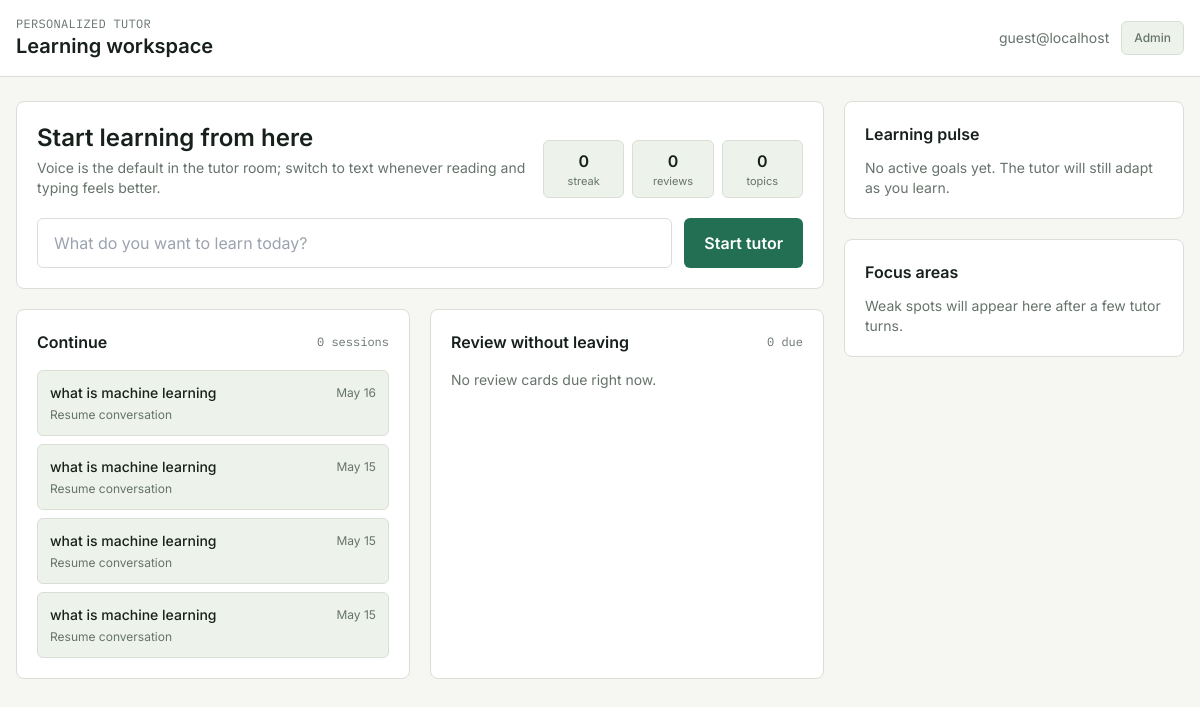
Page /api/ on the earlier database version.
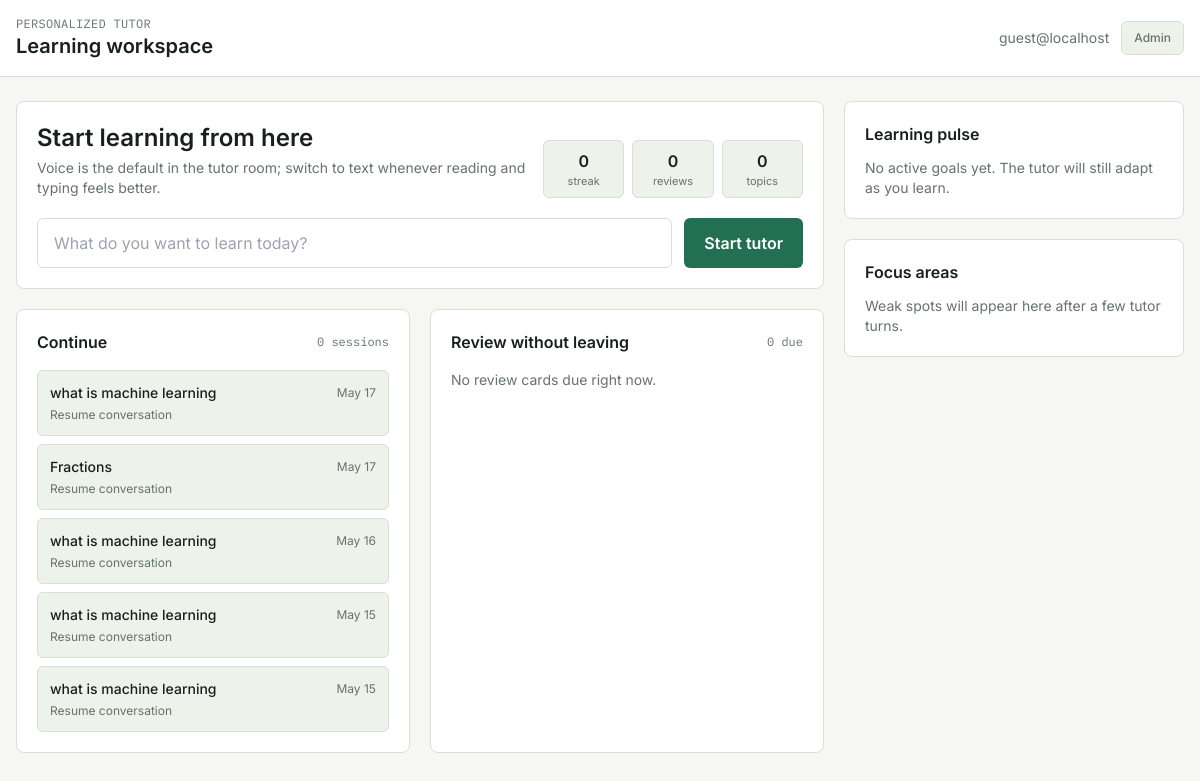
Same page on the later database version.
### apps/accounts/models.py (models this page shows, shortened)
class LearnerProfile(models.Model):
    DIFFICULTY_CHOICES = [
        ("beginner", "Beginner"),
        ("intermediate", "Intermediate"),
        ("advanced", "Advanced"),
    ]
    PACE_CHOICES = [
        ("slow", "Slow & Thorough"),
        ("normal", "Normal"),
        ("fast", "Fast-Paced"),
    ]
    user = models.OneToOneField(User, on_delete=models.CASCADE, related_name="profile")
    preferred_difficulty = models.CharField(max_length=20, choices=DIFFICULTY_CHOICES, default="beginner")
    preferred_pace = models.CharField(max_length=10, choices=PACE_CHOICES, default="normal")
    subjects_of_interest = models.JSONField(default=list)
    learning_goals = models.TextField(blank=True)
    current_subject = models.CharField(max_length=200, blank=True)
    mastery_map = models.JSONField(default=dict)   # {topic_id: 0.0..1.0}
    struggle_areas = models.JSONField(default=list)
    streak_days = models.PositiveIntegerField(default=0)
    total_sessions = models.PositiveIntegerField(default=0)
    last_active = models.DateTimeField(null=True, blank=True)
    daily_review_time = models.TimeField(null=True, blank=True)
    review_email_enabled = models.BooleanField(default=True)
    created_at = models.DateTimeField(auto_now_add=True)
    updated_at = models.DateTimeField(auto_now=True)

class User(AbstractUser):
    email = models.EmailField(unique=True)
    USERNAME_FIELD = "email"
    REQUIRED_FIELDS = ["username"]

### apps/learning/models.py (models this page shows, shortened)
class LearningSession(models.Model):
    id = models.UUIDField(primary_key=True, default=uuid.uuid4, editable=False)
    user = models.ForeignKey(settings.AUTH_USER_MODEL, on_delete=models.CASCADE, related_name="sessions")
    topic = models.ForeignKey(Topic, on_delete=models.SET_NULL, null=True, blank=True)
    title = models.CharField(max_length=255, blank=True)
    started_at = models.DateTimeField(auto_now_add=True)
    ended_at = models.DateTimeField(null=True, blank=True)
    session_score = models.FloatField(null=True, blank=True)   # 0.0–1.0
    concepts_covered = models.JSONField(default=list)
    gaps_detected = models.JSONField(default=list)
    agent_notes = models.TextField(blank=True)  # internal notes for next session

### apps/learning/views.py (the view, shortened to what this page needs)
# urls.py: path("", views.dashboard, name="dashboard"),
def dashboard(request):
    user = get_agent_user(request)
    profile = ensure_learner_profile(user)
    recent_sessions = user.sessions.order_by("-started_at")[:5]
    due_cards = get_due_cards(user).select_related("topic")[:4]
    due_cards_count = get_due_cards(user).count()
    snapshots = ProgressSnapshot.objects.filter(user=user).order_by("-date")[:30]
    active_goals = profile.goals.filter(status="active")
    topics = Topic.objects.all().order_by("subject", "difficulty_level")[:8]
    return render(request, "dashboard/home.html", {
        "profile": profile,
        "recent_sessions": recent_sessions,
        "due_cards": due_cards,
        "due_cards_count": due_cards_count,
        "snapshots": list(snapshots.values("date", "subject", "mastery_score")),
        "active_goals": active_goals,
        "topics": topics,
    })

### apps/accounts/utils.py (called while the page is built)
def get_guest_user():
    User = get_user_model()
    user, _ = User.objects.get_or_create(
        email=GUEST_USER_EMAIL,
        defaults={"username": "guest"},
    )
    return user

def get_agent_user(request):
    if hasattr(request, "user") and request.user.is_authenticated:
        return request.user
    return get_guest_user()

def ensure_learner_profile(user):
    from apps.accounts.models import LearnerProfile
    profile, _ = LearnerProfile.objects.get_or_create(user=user)
    return profile

### apps/scheduler/spaced_repetition.py (called while the page is built)
def get_due_cards(user):
    from apps.learning.models import ReviewCard
    return ReviewCard.objects.filter(user=user, next_review__lte=date.today()).select_related("topic")

### templates/dashboard/home.html (shortened to what this page needs)
<!DOCTYPE html>
<html lang="en">
<head>
<script src="https://cdn.tailwindcss.com"></script>
</head>
<body class="min-h-screen">
<header class="border-b" style="border-color:var(--line); background:var(--surface);">
  <div class="max-w-7xl mx-auto px-4 py-4 flex flex-wrap items-center justify-between gap-3">
    <div>
      <p class="text-xs mono uppercase tracking-wide" style="color:var(--muted);">Personalized tutor</p>
      <h1 class="text-xl font-semibold">Learning workspace</h1>
    </div>
    <div class="flex items-center gap-3 text-sm" style="color:var(--muted);">
      <span>{{ profile.user.email }}</span>
      <a href="/admin/" class="px-3 py-2 rounded-md soft text-xs font-medium">Admin</a>
    </div>
  </div>
</header>
<main class="max-w-7xl mx-auto px-4 py-6 grid lg:grid-cols-[minmax(0,1fr)_340px] gap-5">
  <section class="space-y-5">
    <div class="panel p-5">
      <div class="flex flex-col md:flex-row md:items-end md:justify-between gap-4 mb-5">
        <div>
          <h2 class="text-2xl font-semibold">Start learning from here</h2>
          <p class="text-sm mt-1" style="color:var(--muted);">Voice is the default in the tutor room; switch to text whenever reading and typing feels better.</p>
        </div>
        <div class="grid grid-cols-3 gap-2 text-center min-w-[260px]">
          <div class="soft rounded-md px-3 py-2">
            <p class="font-semibold">{{ profile.streak_days }}</p>
            <p class="text-[11px]" style="color:var(--muted);">streak</p>
          </div>
          <div class="soft rounded-md px-3 py-2">
            <p class="font-semibold">{{ due_cards_count }}</p>
            <p class="text-[11px]" style="color:var(--muted);">reviews</p>
          </div>
          <div class="soft rounded-md px-3 py-2">
            <p class="font-semibold">{{ profile.mastery_map|length }}</p>
            <p class="text-[11px]" style="color:var(--muted);">topics</p>
          </div>
        </div>
      </div>
      <form method="post" action="/dashboard/" class="grid md:grid-cols-[minmax(0,1fr)_auto] gap-3">
        <input
          type="text"
          name="custom_topic"
          placeholder="What do you want to learn today?"
          class="w-full px-4 py-3 rounded-md border text-base outline-none focus:ring-2"
          style="border-color:var(--line); --tw-ring-color:var(--focus);"
          required>
        <button type="submit" class="px-5 py-3 rounded-md text-white font-semibold" style="background:var(--accent);">Start tutor</button>
      </form>
    </div>
    <div class="grid md:grid-cols-2 gap-5">
      <section class="panel p-5">
        <div class="flex items-center justify-between mb-4">
          <h2 class="font-semibold">Continue</h2>
          <span class="text-xs mono" style="color:var(--muted);">{{ profile.total_sessions }} sessions</span>
        </div>
        {% if recent_sessions %}
        <div class="space-y-2">
          {% for s in recent_sessions %}
          <a href="/chat/{{ s.id }}/" class="block p-3 rounded-md soft hover:bg-white transition">
            <div class="flex items-center justify-between gap-3">
              <span class="font-medium text-sm">{{ s.topic.name|default:s.title|default:"Open session" }}</span>
              <span class="text-xs" style="color:var(--muted);">{{ s.started_at|date:"M d" }}</span>
            </div>
            <p class="text-xs mt-1" style="color:var(--muted);">
              {% if s.session_score is not None %}Score {{ s.session_score|floatformat:0 }}%{% else %}Resume conversation{% endif %}
            </p>
          </a>
          {% endfor %}
        </div>
        {% else %}
        <p class="text-sm" style="color:var(--muted);">Your sessions will appear here once you begin.</p>
        {% endif %}
      </section>
      <section class="panel p-5">
        <div class="flex items-center justify-between mb-4">
          <h2 class="font-semibold">Review without leaving</h2>
          <span class="text-xs mono" style="color:var(--muted);">{{ due_cards_count }} due</span>
        </div>
        {% if due_cards %}
        <div class="space-y-3">
          {% for card in due_cards %}
          <div class="rounded-md soft p-3">
            <p class="text-sm font-medium">{{ card.question|truncatechars:110 }}</p>
            <p class="text-xs mt-1" style="color:var(--muted);">{{ card.topic.name }}</p>
            <form method="post" action="/api/sessions/review/{{ card.id }}/" class="mt-3 flex items-center gap-2">
              {% csrf_token %}
              <label class="text-xs" style="color:var(--muted);">Quality</label>
              <input type="number" name="quality" min="0" max="5" value="3" class="w-14 px-2 py-1 rounded border text-sm" style="border-color:var(--line);">
              <button class="px-3 py-1 rounded-md text-xs text-white" style="background:var(--accent-2);">Submit</button>
            </form>
          </div>
          {% endfor %}
        </div>
        {% else %}
        <p class="text-sm" style="color:var(--muted);">No review cards due right now.</p>
        {% endif %}
      </section>
    </div>
  </section>
  <aside class="space-y-5">
    <section class="panel p-5">
      <h2 class="font-semibold mb-3">Learning pulse</h2>
      <div class="space-y-3">
        {% if active_goals %}
          {% for goal in active_goals %}
          <div>
            <div class="flex justify-between text-sm mb-1">
              <span>{{ goal.title }}</span>
              <span style="color:var(--muted);">{{ goal.progress_percent|floatformat:0 }}%</span>
            </div>
            <div class="h-2 rounded-full overflow-hidden soft">
              <div class="h-full" style="width:{{ goal.progress_percent|floatformat:0 }}%; background:var(--accent);"></div>
            </div>
          </div>
          {% endfor %}
        {% else %}
          <p class="text-sm" style="color:var(--muted);">No active goals yet. The tutor will still adapt as you learn.</p>
        {% endif %}
      </div>
    </section>
    <section class="panel p-5">
      <h2 class="font-semibold mb-3">Focus areas</h2>
      {% if profile.struggle_areas %}
      <div class="flex flex-wrap gap-2">
        {% for area in profile.struggle_areas %}
        <span class="px-2 py-1 rounded-md text-xs soft">{{ area }}</span>
        {% endfor %}
      </div>
      {% else %}
      <p class="text-sm" style="color:var(--muted);">Weak spots will appear here after a few tutor turns.</p>
      {% endif %}
    </section>
  </aside>
</main>
</body>
</html>

### templates/dashboard/home.html (style rules this page uses)
:root { --ink: #17201b; --muted: #66736b; --paper: #f6f7f2; --surface: #ffffff; --line: #d9dfd6; --accent: #226f54; --accent-2: #c65d2e; --focus: #f0c95a; }
body { font-family: Inter, system-ui, sans-serif; background: var(--paper); color: var(--ink); }
.panel { background: var(--surface); border: 1px solid var(--line); border-radius: 8px; }
.soft { background: #edf3ea; border: 1px solid var(--line); }
.mono { font-family: "IBM Plex Mono", monospace; }

Differences in the rows shown:
no longer on this page (row unchanged): LearningSession: topic.name "what is machine learning", started_at "May 15", shows "Resume conversation"
added LearningSession: topic.name "what is machine learning", started_at "May 17", shows "Resume conversation"
added LearningSession: topic.name "Fractions", started_at "May 17", shows "Resume conversation"
